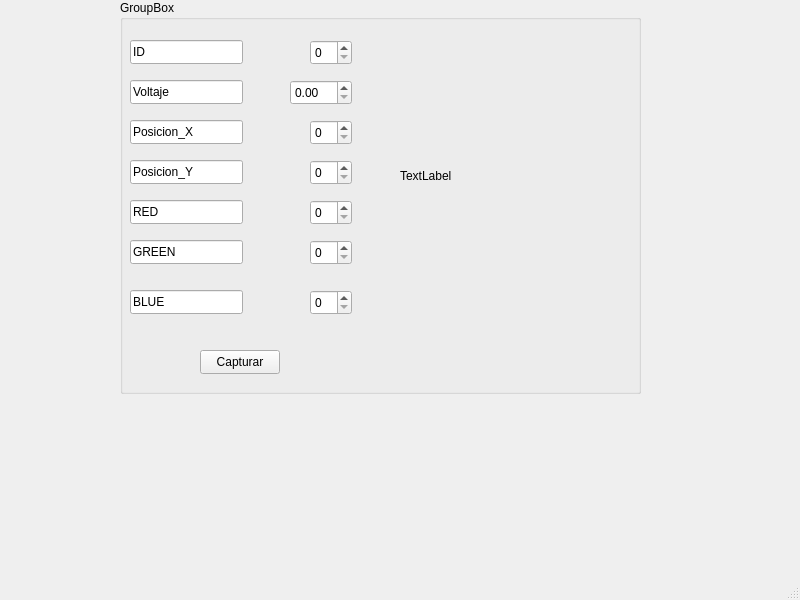
<?xml version="1.0" encoding="UTF-8"?>
<ui version="4.0">
 <class>MainWindow</class>
 <widget class="QMainWindow" name="MainWindow">
  <property name="geometry">
   <rect>
    <x>0</x>
    <y>0</y>
    <width>800</width>
    <height>600</height>
   </rect>
  </property>
  <property name="windowTitle">
   <string>MainWindow</string>
  </property>
  <widget class="QWidget" name="centralwidget">
   <widget class="QGroupBox" name="groupBox">
    <property name="geometry">
     <rect>
      <x>120</x>
      <y>0</y>
      <width>521</width>
      <height>394</height>
     </rect>
    </property>
    <property name="title">
     <string>GroupBox</string>
    </property>
    <widget class="QLineEdit" name="lineEdit">
     <property name="geometry">
      <rect>
       <x>10</x>
       <y>40</y>
       <width>113</width>
       <height>24</height>
      </rect>
     </property>
     <property name="text">
      <string>ID</string>
     </property>
    </widget>
    <widget class="QLineEdit" name="lineEdit_2">
     <property name="geometry">
      <rect>
       <x>10</x>
       <y>80</y>
       <width>113</width>
       <height>24</height>
      </rect>
     </property>
     <property name="text">
      <string>Voltaje</string>
     </property>
    </widget>
    <widget class="QLineEdit" name="lineEdit_3">
     <property name="geometry">
      <rect>
       <x>10</x>
       <y>120</y>
       <width>113</width>
       <height>24</height>
      </rect>
     </property>
     <property name="text">
      <string>Posicion_X</string>
     </property>
    </widget>
    <widget class="QLineEdit" name="lineEdit_4">
     <property name="geometry">
      <rect>
       <x>10</x>
       <y>160</y>
       <width>113</width>
       <height>24</height>
      </rect>
     </property>
     <property name="text">
      <string>Posicion_Y</string>
     </property>
    </widget>
    <widget class="QLineEdit" name="lineEdit_5">
     <property name="geometry">
      <rect>
       <x>10</x>
       <y>200</y>
       <width>113</width>
       <height>24</height>
      </rect>
     </property>
     <property name="text">
      <string>RED</string>
     </property>
    </widget>
    <widget class="QLineEdit" name="lineEdit_6">
     <property name="geometry">
      <rect>
       <x>10</x>
       <y>240</y>
       <width>113</width>
       <height>24</height>
      </rect>
     </property>
     <property name="text">
      <string>GREEN</string>
     </property>
    </widget>
    <widget class="QLineEdit" name="lineEdit_7">
     <property name="geometry">
      <rect>
       <x>10</x>
       <y>290</y>
       <width>113</width>
       <height>24</height>
      </rect>
     </property>
     <property name="text">
      <string>BLUE</string>
     </property>
    </widget>
    <widget class="QPushButton" name="Captura">
     <property name="enabled">
      <bool>true</bool>
     </property>
     <property name="geometry">
      <rect>
       <x>80</x>
       <y>350</y>
       <width>80</width>
       <height>24</height>
      </rect>
     </property>
     <property name="mouseTracking">
      <bool>true</bool>
     </property>
     <property name="text">
      <string>Capturar</string>
     </property>
    </widget>
    <widget class="QSpinBox" name="Id">
     <property name="geometry">
      <rect>
       <x>190</x>
       <y>40</y>
       <width>42</width>
       <height>25</height>
      </rect>
     </property>
    </widget>
    <widget class="QSpinBox" name="Posicionx">
     <property name="geometry">
      <rect>
       <x>190</x>
       <y>120</y>
       <width>42</width>
       <height>25</height>
      </rect>
     </property>
    </widget>
    <widget class="QSpinBox" name="PosicionY">
     <property name="geometry">
      <rect>
       <x>190</x>
       <y>160</y>
       <width>42</width>
       <height>25</height>
      </rect>
     </property>
    </widget>
    <widget class="QDoubleSpinBox" name="Voltaje">
     <property name="geometry">
      <rect>
       <x>170</x>
       <y>80</y>
       <width>62</width>
       <height>25</height>
      </rect>
     </property>
    </widget>
    <widget class="QSpinBox" name="red">
     <property name="geometry">
      <rect>
       <x>190</x>
       <y>200</y>
       <width>42</width>
       <height>25</height>
      </rect>
     </property>
    </widget>
    <widget class="QSpinBox" name="green">
     <property name="geometry">
      <rect>
       <x>190</x>
       <y>240</y>
       <width>42</width>
       <height>25</height>
      </rect>
     </property>
    </widget>
    <widget class="QSpinBox" name="blue">
     <property name="geometry">
      <rect>
       <x>190</x>
       <y>290</y>
       <width>42</width>
       <height>25</height>
      </rect>
     </property>
    </widget>
    <widget class="QLabel" name="res">
     <property name="geometry">
      <rect>
       <x>280</x>
       <y>40</y>
       <width>191</width>
       <height>271</height>
      </rect>
     </property>
     <property name="text">
      <string>TextLabel</string>
     </property>
    </widget>
   </widget>
  </widget>
  <widget class="QMenuBar" name="menubar">
   <property name="geometry">
    <rect>
     <x>0</x>
     <y>0</y>
     <width>800</width>
     <height>21</height>
    </rect>
   </property>
  </widget>
  <widget class="QStatusBar" name="statusbar"/>
 </widget>
 <resources/>
 <connections/>
</ui>
